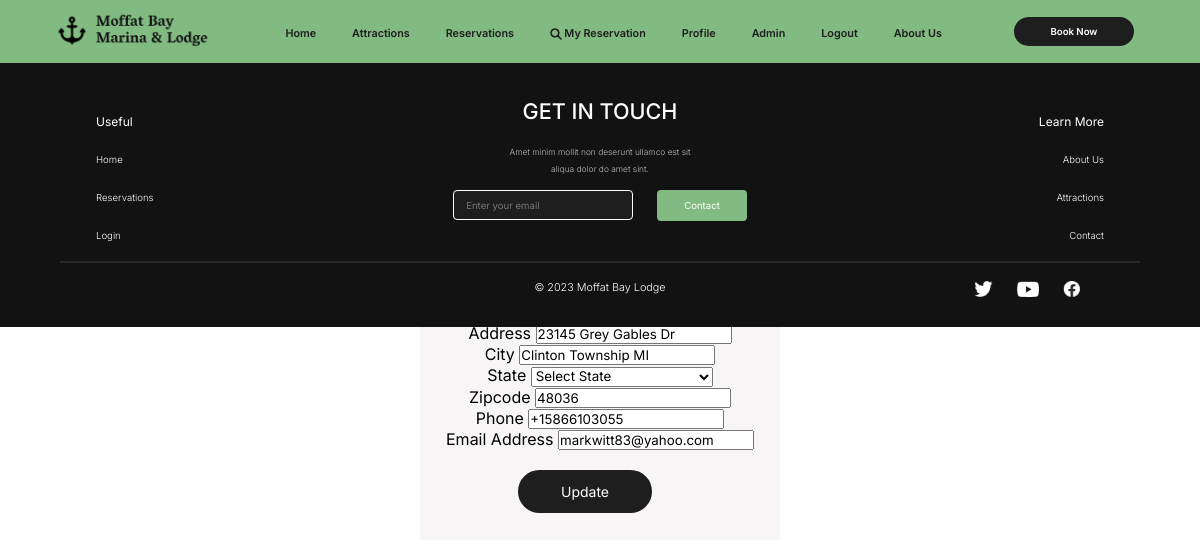
The page /profile/update_profile/ (signed in) on the database as committed earlier.
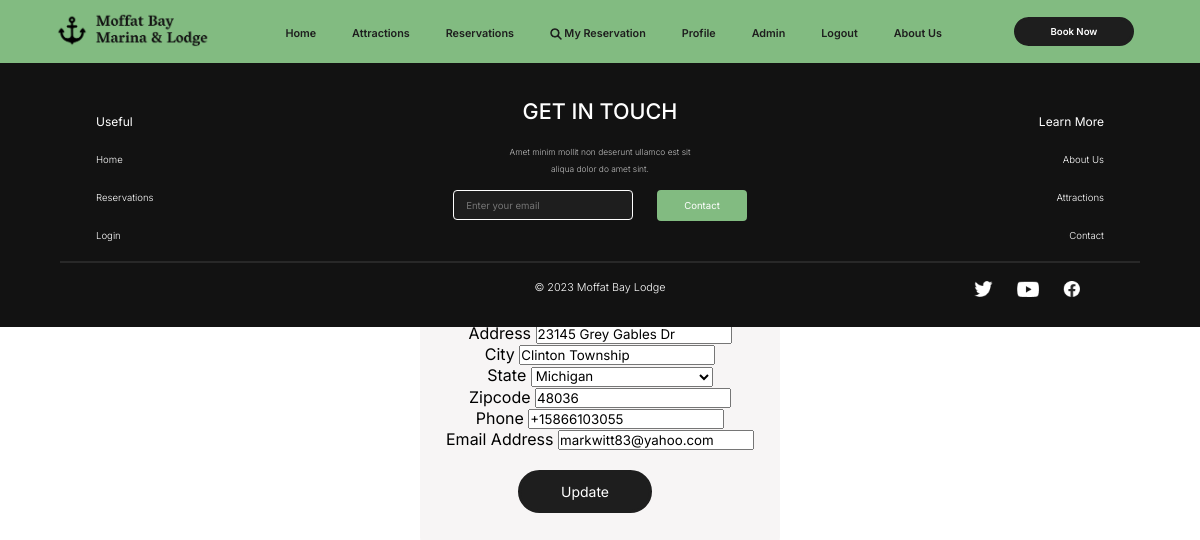
The same page on the database as committed later.
### account/models.py (models this page shows, shortened)
class Account(AbstractBaseUser):
    email = models.EmailField(verbose_name="email", max_length=60, unique=True)
    first_name = models.CharField(max_length=50,verbose_name="First Name", null=True, blank=True)
    last_name = models.CharField(max_length=50,verbose_name="Last Name", null=True, blank=True)
    street = models.CharField(max_length=50,verbose_name="Address", null=True, blank=True)
    city = models.CharField(max_length=50,verbose_name="City", null=True, blank=True)
    state = models.CharField(max_length=50,verbose_name="State", null=True, blank=True)
    zip = models.CharField(max_length=8,verbose_name="Zipcode", null=True, blank=True)
    phone = PhoneNumberField(verbose_name="Phone Number", blank=True, null=True)
    date_joined = models.DateTimeField(verbose_name="date joined", auto_now_add=True)
    last_login = models.DateTimeField(verbose_name="last login", auto_now=True)
    is_admin = models.BooleanField(default=False)
    is_active = models.BooleanField(default=True)
    is_staff = models.BooleanField(default=False)
    is_superuser = models.BooleanField(default=False)
    hide_email = models.BooleanField(default=True)
    image = models.ImageField(default='profile_pics/default.jpg', upload_to='profile_pics')
    objects = MyAccountManager()
    USERNAME_FIELD = 'email'
    REQUIRED_FIELDS = ['first_name', 'last_name']

### account/views.py (the view)
# urls.py: path('profile/update_profile/', account_views.update_profie, name='update_profile'),
@login_required
def update_profie(request):
    if request.method == 'POST':
        form = AccountUpdateForm(request.POST, request.FILES, instance=request.user)
        if form.is_valid():
            form.save()
            messages.success(request, f'Your account information has been updated!')
            return redirect('profile')
    else:
        form = AccountUpdateForm(instance=request.user)
    context = {
        'form' : form,
        'title': 'Update Profile',
    }
    return render(request, 'account/update_profile.html', context)

### account/forms.py
class AccountUpdateForm(forms.ModelForm):
    email = forms.EmailField(label="Email Address", required=False)
    phone = PhoneNumberField(widget=PhoneNumberPrefixWidget(initial='US'), label="Phone Number", required=False)
    first_name = forms.CharField(label="First Name", required=False)
    last_name = forms.CharField(label="Last Name", required=False)
    state = forms.ChoiceField(choices=STATE_CHOICES, required=False)
    class Meta:
        model = Account
        fields =['first_name', 'last_name', 'street', 'city', 'state', 'zip', 'phone', 'email']

### account/templates/account/update_profile.html (shortened to what this page needs)
{% extends "reservations/base.html" %}
{% load crispy_forms_tags %}
{% load static %}
{% block css %}
<link rel="stylesheet" type="text/css" href="{% static 'reservations/accounts.css' %}"/>
{% endblock %}
{% block content %}
<div class="banner">
    <div class="overlay">
            <div class="text-content">
                <h3>Update {{user.first_name}} {{user.last_name}}'s Profile:</h3></br>
                <form method="POST">
                    <fieldset class="form-group">
                        {{ form|crispy}}
                    </fieldset>
                    <div class="menu-item">
                        <button type="submit">Update</button></br></br>
                    </div>
                </form>
                </div>
            </div>
        </div>
{% endblock content %}

Rows that differ between the two databases and show on the page:
changed Account "23145 Grey Gables Dr": city "Clinton Township MI" → "Clinton Township"; state "Select State" → "Michigan"
